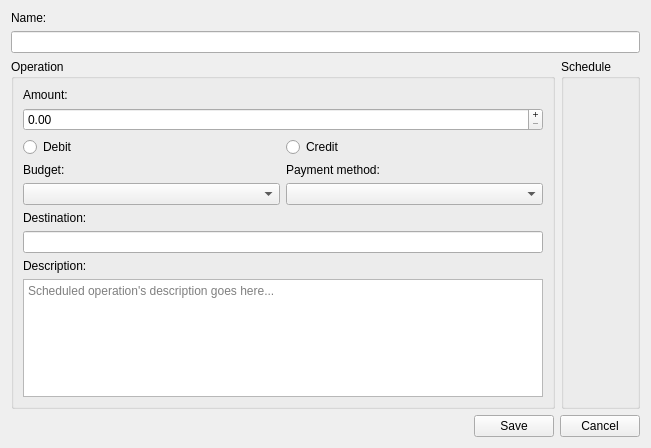
<?xml version="1.0" encoding="UTF-8"?>
<ui version="4.0">
 <class>ScheduledOperationEditor</class>
 <widget class="QWidget" name="ScheduledOperationEditor">
  <property name="windowModality">
   <enum>Qt::ApplicationModal</enum>
  </property>
  <property name="geometry">
   <rect>
    <x>0</x>
    <y>0</y>
    <width>651</width>
    <height>448</height>
   </rect>
  </property>
  <property name="sizePolicy">
   <sizepolicy hsizetype="Maximum" vsizetype="Maximum">
    <horstretch>0</horstretch>
    <verstretch>0</verstretch>
   </sizepolicy>
  </property>
  <property name="windowTitle">
   <string>Scheduled Operation Editor</string>
  </property>
  <layout class="QVBoxLayout" name="verticalLayout_5">
   <item>
    <widget class="QLabel" name="name_label">
     <property name="text">
      <string>Name:</string>
     </property>
    </widget>
   </item>
   <item>
    <widget class="QLineEdit" name="name"/>
   </item>
   <item>
    <layout class="QHBoxLayout" name="horizontalLayout_6">
     <item>
      <widget class="QGroupBox" name="groupBox">
       <property name="title">
        <string>Operation</string>
       </property>
       <layout class="QVBoxLayout" name="verticalLayout_2">
        <item>
         <widget class="QLabel" name="amount_label">
          <property name="text">
           <string>Amount:</string>
          </property>
         </widget>
        </item>
        <item>
         <widget class="QDoubleSpinBox" name="amount">
          <property name="buttonSymbols">
           <enum>QAbstractSpinBox::PlusMinus</enum>
          </property>
          <property name="accelerated">
           <bool>true</bool>
          </property>
          <property name="prefix">
           <string/>
          </property>
          <property name="suffix">
           <string/>
          </property>
          <property name="minimum">
           <double>0.000000000000000</double>
          </property>
          <property name="maximum">
           <double>1000000000.000000000000000</double>
          </property>
         </widget>
        </item>
        <item>
         <layout class="QHBoxLayout" name="horizontalLayout_3">
          <item>
           <widget class="QRadioButton" name="debit_button">
            <property name="text">
             <string>Debit</string>
            </property>
           </widget>
          </item>
          <item>
           <widget class="QRadioButton" name="credit_button">
            <property name="text">
             <string>Credit</string>
            </property>
           </widget>
          </item>
         </layout>
        </item>
        <item>
         <layout class="QHBoxLayout" name="horizontalLayout_2">
          <item>
           <layout class="QVBoxLayout" name="verticalLayout">
            <item>
             <widget class="QLabel" name="budget_label">
              <property name="text">
               <string>Budget:</string>
              </property>
             </widget>
            </item>
            <item>
             <widget class="QComboBox" name="budget"/>
            </item>
           </layout>
          </item>
          <item>
           <layout class="QVBoxLayout" name="verticalLayout_4">
            <item>
             <widget class="QLabel" name="payment_method_label">
              <property name="text">
               <string>Payment method:</string>
              </property>
             </widget>
            </item>
            <item>
             <widget class="QComboBox" name="payment_method"/>
            </item>
           </layout>
          </item>
         </layout>
        </item>
        <item>
         <widget class="QLabel" name="srcdst_label">
          <property name="text">
           <string>Destination:</string>
          </property>
         </widget>
        </item>
        <item>
         <widget class="QLineEdit" name="srcdst"/>
        </item>
        <item>
         <widget class="QLabel" name="description_label">
          <property name="text">
           <string>Description:</string>
          </property>
         </widget>
        </item>
        <item>
         <widget class="QPlainTextEdit" name="description">
          <property name="placeholderText">
           <string>Scheduled operation's description goes here...</string>
          </property>
         </widget>
        </item>
       </layout>
      </widget>
     </item>
     <item>
      <widget class="QGroupBox" name="schedule_box">
       <property name="title">
        <string>Schedule</string>
       </property>
       <layout class="QVBoxLayout" name="verticalLayout_3"/>
      </widget>
     </item>
    </layout>
   </item>
   <item>
    <spacer name="verticalSpacer_2">
     <property name="orientation">
      <enum>Qt::Vertical</enum>
     </property>
     <property name="sizeHint" stdset="0">
      <size>
       <width>20</width>
       <height>0</height>
      </size>
     </property>
    </spacer>
   </item>
   <item>
    <layout class="QHBoxLayout" name="horizontalLayout">
     <item>
      <spacer name="hspacer">
       <property name="orientation">
        <enum>Qt::Horizontal</enum>
       </property>
       <property name="sizeHint" stdset="0">
        <size>
         <width>40</width>
         <height>20</height>
        </size>
       </property>
      </spacer>
     </item>
     <item>
      <widget class="QPushButton" name="save">
       <property name="text">
        <string>Save</string>
       </property>
       <property name="icon">
        <iconset resource="../../picsou.qrc">
         <normaloff>:/resources/material-design/svg/check.svg</normaloff>:/resources/material-design/svg/check.svg</iconset>
       </property>
      </widget>
     </item>
     <item>
      <widget class="QPushButton" name="cancel">
       <property name="text">
        <string>Cancel</string>
       </property>
       <property name="icon">
        <iconset resource="../../picsou.qrc">
         <normaloff>:/resources/material-design/svg/cancel.svg</normaloff>:/resources/material-design/svg/cancel.svg</iconset>
       </property>
      </widget>
     </item>
    </layout>
   </item>
  </layout>
 </widget>
 <tabstops>
  <tabstop>name</tabstop>
  <tabstop>amount</tabstop>
  <tabstop>debit_button</tabstop>
  <tabstop>credit_button</tabstop>
  <tabstop>budget</tabstop>
  <tabstop>payment_method</tabstop>
  <tabstop>srcdst</tabstop>
  <tabstop>description</tabstop>
  <tabstop>save</tabstop>
  <tabstop>cancel</tabstop>
 </tabstops>
 <resources>
  <include location="../../picsou.qrc"/>
 </resources>
 <connections/>
</ui>
